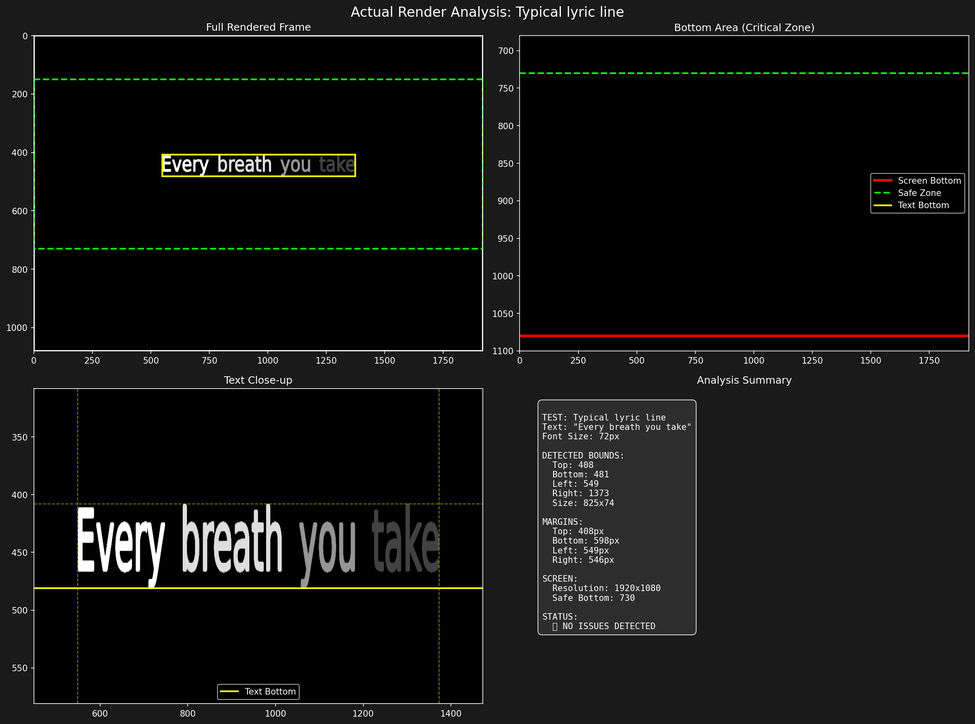
#> input picture actual_render_debug/actual_test_1_analysis.png, 975 x 724 px, shrunk from 2385 x 1770 before the run
$ python -i video_effects.py   (imports and definitions only)
#> lines starting #> are read from the running program, lines starting #| are printed output that depends on the picture
#> further down, picture is the input picture: shape (724, 975, 3); mean B, G, R 17.4, 18.7, 18.5
"""Video effects for lyric videos."""

from enum import Enum
import numpy as np
import cv2
from typing import Tuple, Optional
import logging

logger = logging.getLogger(__name__)


class EffectType(Enum):
    """Available video effect types."""
    GLOW = "glow"
    SHADOW = "shadow"
    BLUR = "blur"
    PARTICLE = "particle"
    WAVE = "wave"
    SHAKE = "shake"
    ZOOM = "zoom"
    ROTATE = "rotate"


class VideoEffects:
    """Collection of video effects for lyric videos."""

    # [26 lines left out: function apply_glow, not called in this run]

    @staticmethod
    def apply_shadow(image: np.ndarray, offset: Tuple[int, int] = (5, 5),
                     blur_radius: int = 5, opacity: float = 0.5) -> np.ndarray:
        """Apply drop shadow effect.

        Args:
            image: Input image with alpha channel
            offset: Shadow offset (x, y)
            blur_radius: Shadow blur radius
            opacity: Shadow opacity

        Returns:
            Image with shadow
        """
#> called with offset = (5, 5), blur_radius = 5, opacity = 0.5
        h, w = image.shape[:2]
#> h = 724; w = 975

        # Create shadow canvas
        shadow_canvas = np.zeros((h + abs(offset[1]) * 2, w + abs(offset[0]) * 2, 4), dtype=np.uint8)

        # Place image on canvas
        y_start = abs(offset[1])
        x_start = abs(offset[0])

        # Create shadow (black with alpha from original)
        if image.shape[2] == 4:
            shadow = np.zeros_like(image)
            shadow[:, :, 3] = image[:, :, 3]  # Copy alpha
        else:
            # Create alpha from luminance
            gray = cv2.cvtColor(image, cv2.COLOR_BGR2GRAY)
            shadow = np.zeros((h, w, 4), dtype=np.uint8)
            shadow[:, :, 3] = gray

        # Place shadow with offset
        shadow_y = y_start + offset[1]
        shadow_x = x_start + offset[0]
        shadow_canvas[shadow_y:shadow_y+h, shadow_x:shadow_x+w] = shadow

        # Blur shadow
        shadow_canvas = cv2.GaussianBlur(shadow_canvas, (blur_radius*2+1, blur_radius*2+1), 0)

        # Apply opacity
        shadow_canvas[:, :, 3] = (shadow_canvas[:, :, 3] * opacity).astype(np.uint8)

        # Place original image on top
        if image.shape[2] == 3:
            image_rgba = cv2.cvtColor(image, cv2.COLOR_BGR2BGRA)
            image_rgba[:, :, 3] = 255
        else:
            image_rgba = image

        # Composite
        result = shadow_canvas.copy()
        result[y_start:y_start+h, x_start:x_start+w] = image_rgba
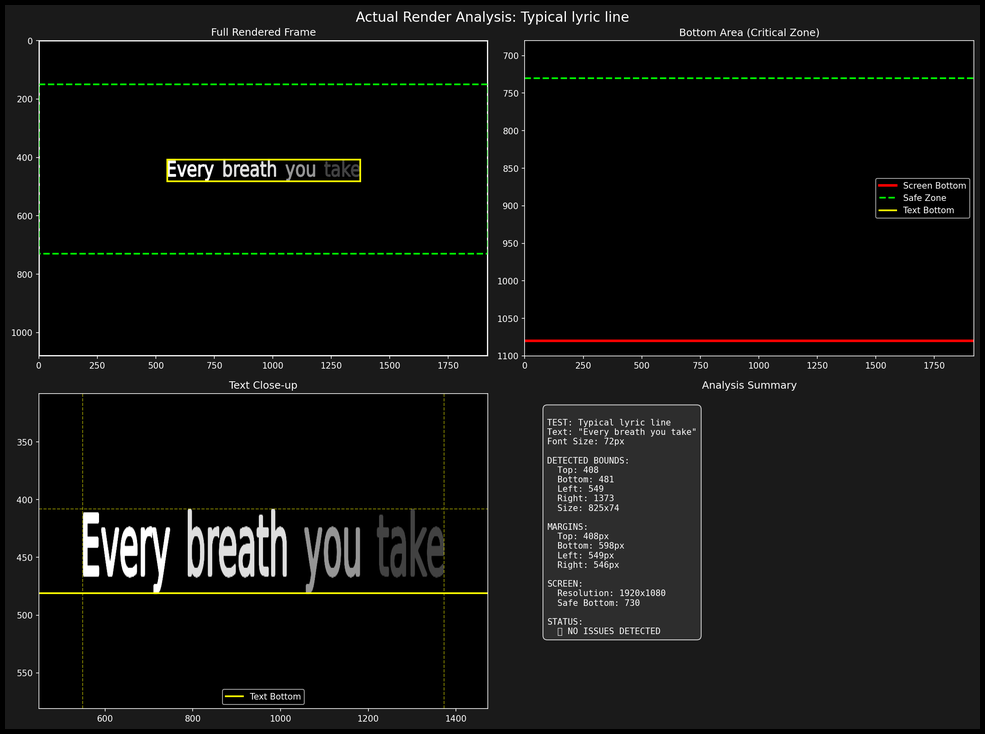
#> result: shape (734, 985, 4); mean of channels 0, 1, 2, 3 17, 18.3, 18.1, 249.1; drawn as B, G, R

        # Crop to original size plus shadow
        crop_h = h + abs(offset[1])
#> crop_h = 729
        crop_w = w + abs(offset[0])
#> crop_w = 980

        return result[:crop_h, :crop_w]
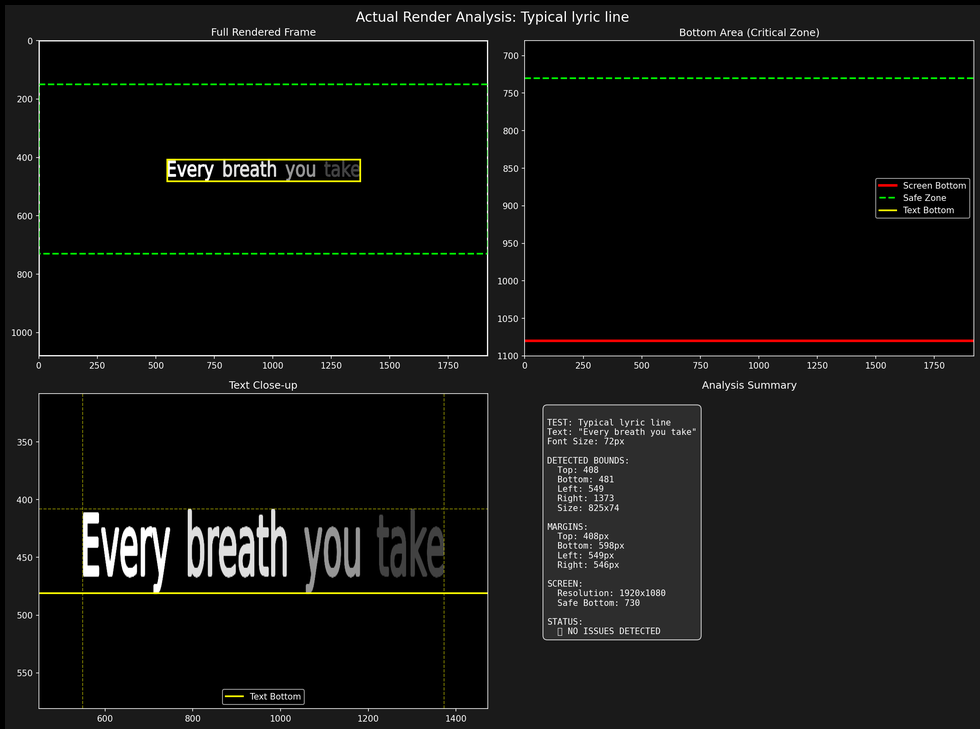
#> returned value: shape (729, 980, 4); mean of channels 0, 1, 2, 3 17.2, 18.5, 18.3, 252; drawn as B, G, R

    # [130 lines left out: functions apply_motion_blur, apply_zoom_blur, apply_shake, create_particle_overlay, not called in this run]

>>> import cv2
>>> picture = cv2.imread('../../../../../actual_render_debug/actual_test_1_analysis.png')
>>> result = VideoEffects().apply_shadow(picture)

$ run again, on actual_render_debug/actual_test_4_analysis.png
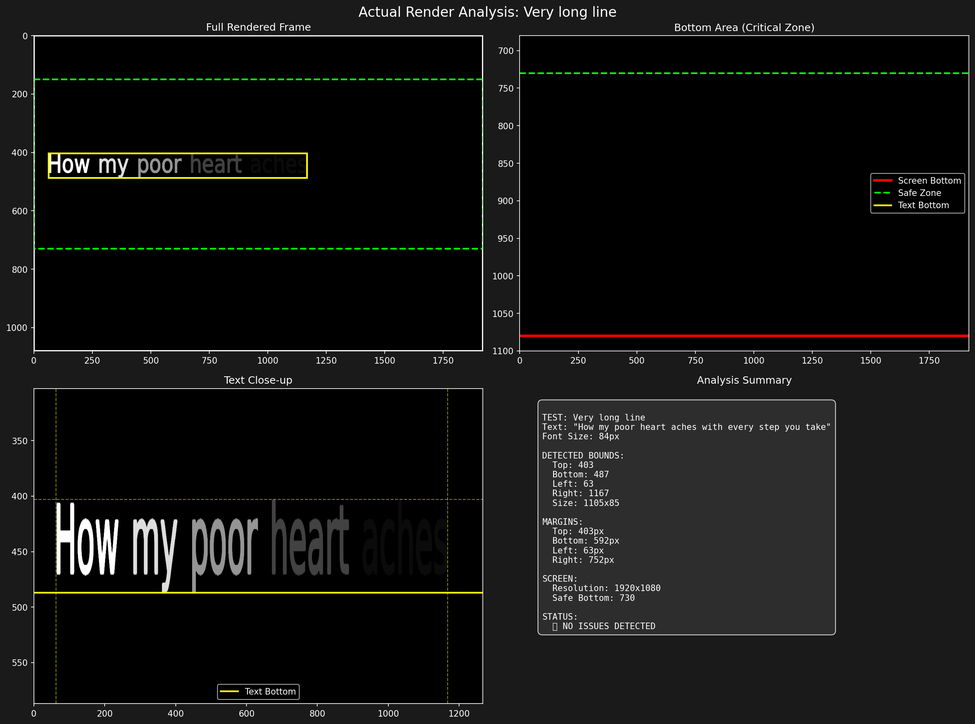
#> input picture actual_render_debug/actual_test_4_analysis.png, 975 x 724 px, shrunk from 2385 x 1770 before the run
#> picture is the input picture: shape (724, 975, 3); mean B, G, R 17.8, 19.2, 19
#> in apply_shadow, `result[y_start:y_start+h, x_start:x_start+w] = image_rgba`:
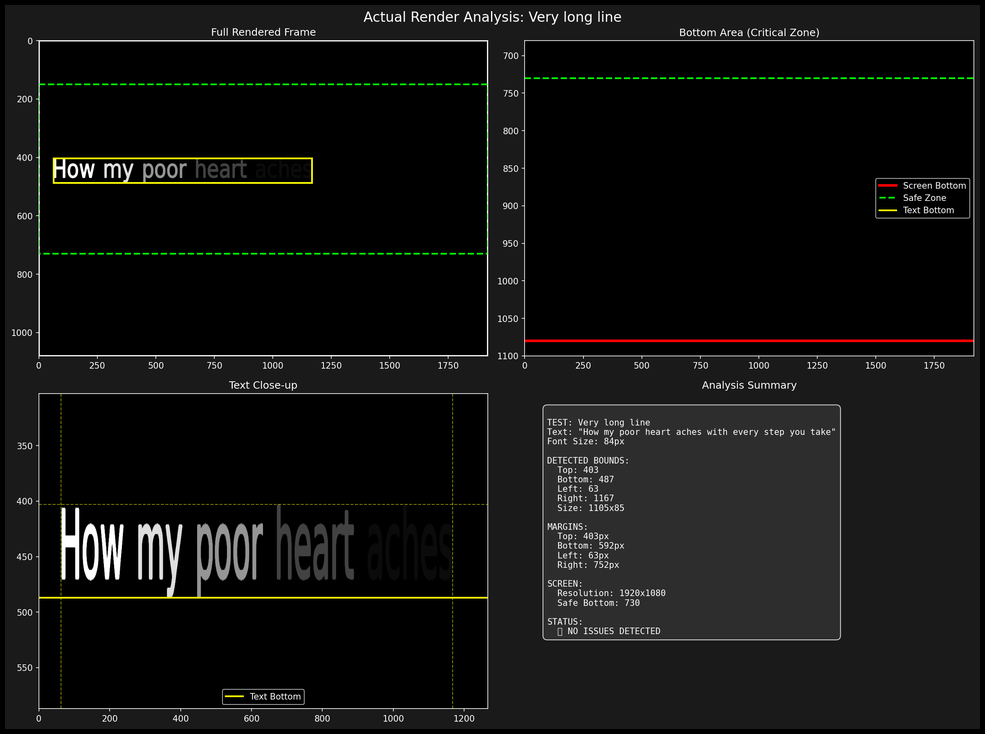
#> result: shape (734, 985, 4); mean of channels 0, 1, 2, 3 17.4, 18.8, 18.6, 249.1; drawn as B, G, R
#> in apply_shadow, `return result[:crop_h, :crop_w]`:
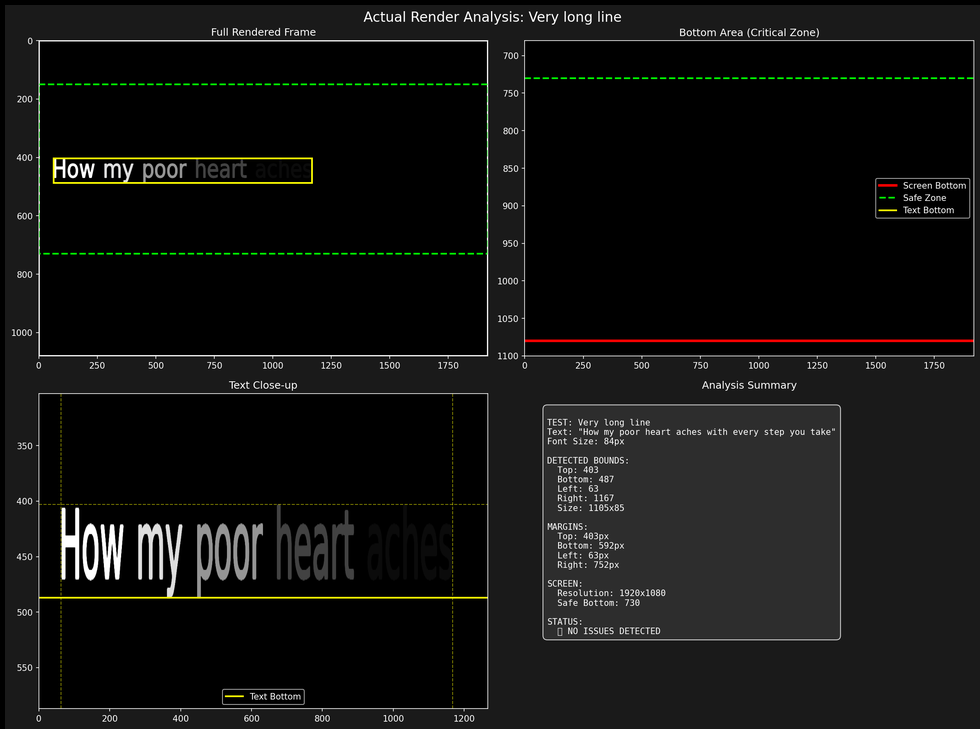
#> returned value: shape (729, 980, 4); mean of channels 0, 1, 2, 3 17.6, 19, 18.8, 252; drawn as B, G, R
